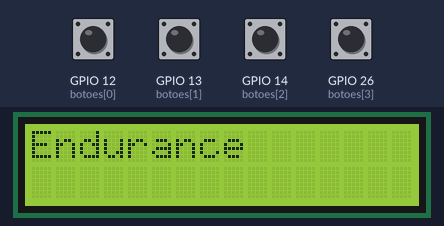
The sketch below on a simulated ESP32. Parts: 16×2 character LCD. Inputs (shaded band) come from the test bench; at power-on: GPIO 12 (botoes[0]), GPIO 13 (botoes[1]), GPIO 14 (botoes[2]), GPIO 26 (botoes[3]) HIGH.

Above: at 1.2 s.
1.3 s: GPIO 13 (botoes[1]) pulled LOW for 1 s
At 3.2 s:
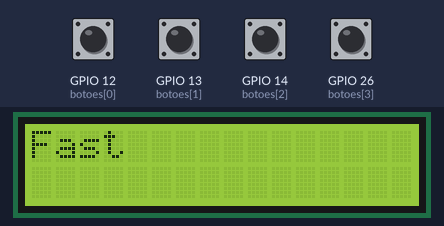
3.8 s: GPIO 12 (botoes[0]) pulled LOW for 0.15 s
At 4.5 s:
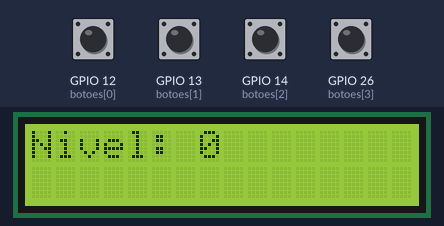
5.4 s: GPIO 12 (botoes[0]) pulled LOW for 1 s
At 5.9 s:
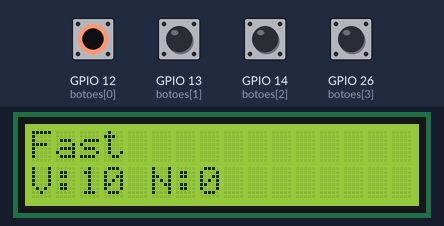
7.9 s: GPIO 13 (botoes[1]) pulled LOW for 0.15 s
At 8.9 s:
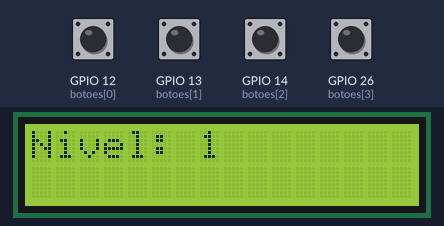
9.5 s: GPIO 26 (botoes[3]) pulled LOW for 0.15 s
At 9.9 s:
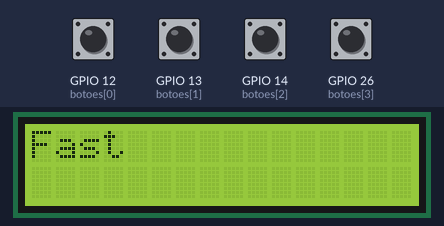
11.1 s: GPIO 14 (botoes[2]) pulled LOW for 0.15 s
At 12.5 s:
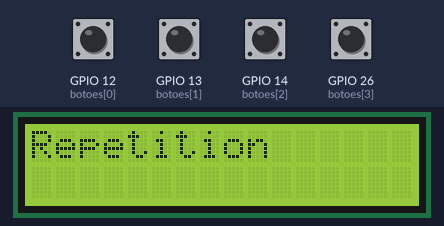
Timing chart, 0 to 13.7 s (numbered marks = the images above; inputs shaded):
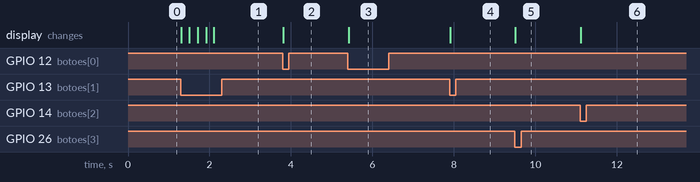

Measured:
- after the input at 1.3 s, the display: first changes at once (image 1 shows a later state)
- after the input at 3.8 s, the display: changes at once (image 2)
- after the input at 5.4 s, the display: changes at once (image 3)
- after the input at 7.9 s, the display: changes at once (image 4)
- after the input at 9.5 s, the display: changes at once (image 5)
- after the input at 11.1 s, the display: changes at once (image 6)

The sketch:

teste_botoes_e_menu.ino
```cpp
//#include <Wire.h>
//#include <LiquidCrystal_I2C.h>
//
//#define COLS 16
//#define LINS 2
//#define ENDE 0x27
//
//LiquidCrystal_I2C lcd(ENDE, COLS, LINS);
//
//const int botoes[] = {12, 13, 14, 26};
//// 14 -> seta esquerda
//// 13 -> seta direita
//// 12 -> play
//// 26 -> circulo
//
//String modos[] = {"Endurance", "Repetition", "Fast"};
//int modoIndex = 0;
//int nivel = 0;
//bool mostrandoNivel = false;
//
//void functionHandle(String modo, String valorStr, String nivelStr) {
//    int valor = valorStr.toInt();
//    int nivel = nivelStr.toInt();
//
//    if (modo == "2") {
//        endurance(valor, nivel);
//    } else if (modo == "3") {
//        repetition(valor, nivel);
//    } else if (modo == "4") {
//        fast(valor, nivel);
//    }
//}
//
//void setup() {
//    lcd.init();
//    lcd.clear();
//    lcd.backlight();
//
//    for (int i = 0; i < 4; i++) {
//        pinMode(botoes[i], INPUT_PULLUP);
//    }
//
//    mostrarModo();
//}
//
//void loop() {
//    if (!mostrandoNivel) {
//        if (digitalRead(14) == LOW) { // Seta esquerda
//            modoIndex = (modoIndex + 2) % 3;
//            mostrarModo();
//        } else if (digitalRead(13) == LOW) { // Seta direita
//            modoIndex = (modoIndex + 1) % 3;
//            mostrarModo();
//        } else if (digitalRead(12) == LOW) { // Play
//            mostrandoNivel = true;
//            mostrarNivel();
//        }
//    } else {
//        if (digitalRead(14) == LOW) { // Seta esquerda (diminuir nível)
//            if (nivel > 0) nivel--;
//            mostrarNivel();
//        } else if (digitalRead(13) == LOW) { // Seta direita (aumentar nível)
//            if (nivel < 5) nivel++;
//            mostrarNivel();
//        } else if (digitalRead(26) == LOW) { // Círculo (voltar ao modo)
//            mostrandoNivel = false;
//            mostrarModo();
//        } else if (digitalRead(12) == LOW) { // Play (confirmar nível e chamar função)
//            functionHandle(String(modoIndex + 2), "10", String(nivel));
//        }
//    }
//}
//
//void mostrarModo() {
//    lcd.clear();
//    lcd.setCursor(0, 0);
//    lcd.print(modos[modoIndex]);
//}
//
//void mostrarNivel() {
//    lcd.clear();
//    lcd.setCursor(0, 0);
//    lcd.print("Nivel: ");
//    lcd.setCursor(7, 0);
//    lcd.print(nivel);
//}
//
//void endurance(int valor, int nivel) {
//    lcd.clear();
//    lcd.setCursor(0, 0);
//    lcd.print("Endurance");
//    lcd.setCursor(0, 1);
//    lcd.print("V:");
//    lcd.print(valor);
//    lcd.print(" N:");
//    lcd.print(nivel);
//}
//
//void repetition(int valor, int nivel) {
//    lcd.clear();
//    lcd.setCursor(0, 0);
//    lcd.print("Repetition");
//    lcd.setCursor(0, 1);
//    lcd.print("V:");
//    lcd.print(valor);
//    lcd.print(" N:");
//    lcd.print(nivel);
//}
//
//void fast(int valor, int nivel) {
//    lcd.clear();
//    lcd.setCursor(0, 0);
//    lcd.print("Fast");
//    lcd.setCursor(0, 1);
//    lcd.print("V:");
//    lcd.print(valor);
//    lcd.print(" N:");
//    lcd.print(nivel);
//}

#include <Wire.h>
#include <LiquidCrystal_I2C.h>

#define COLS 16
#define LINS 2
#define ENDE 0x27

LiquidCrystal_I2C lcd(ENDE, COLS, LINS);

const int botoes[] = {12, 13, 14, 26};  // Definição dos botões
const int debounceTime = 200; // Tempo de debounce em ms
unsigned long lastPressTime[4] = {0, 0, 0, 0}; // Armazena o tempo da última ativação dos botões

String modos[] = {"Endurance", "Repetition", "Fast"};
int modoIndex = 0;
int nivel = 0;
bool mostrandoNivel = false;

void functionHandle(String modo, String valorStr, String nivelStr) {
    int valor = valorStr.toInt();
    int nivel = nivelStr.toInt();

    if (modo == "2") {
        endurance(valor, nivel);
    } else if (modo == "3") {
        repetition(valor, nivel);
    } else if (modo == "4") {
        fast(valor, nivel);
    }
}

void setup() {
    lcd.init();
    lcd.clear();
    lcd.backlight();

    for (int i = 0; i < 4; i++) {
        pinMode(botoes[i], INPUT_PULLUP);
    }

    mostrarModo();
}

void loop() {
    unsigned long currentTime = millis(); // Captura o tempo atual

    for (int i = 0; i < 4; i++) {
        if (digitalRead(botoes[i]) == LOW) { // Botão pressionado
            if (currentTime - lastPressTime[i] > debounceTime) { // Verifica debounce
                lastPressTime[i] = currentTime; // Atualiza o tempo da última ativação

                if (!mostrandoNivel) {
                    if (botoes[i] == 14) { // Seta esquerda
                        modoIndex = (modoIndex + 2) % 3;
                        mostrarModo();
                    } else if (botoes[i] == 13) { // Seta direita
                        modoIndex = (modoIndex + 1) % 3;
                        mostrarModo();
                    } else if (botoes[i] == 12) { // Play
                        mostrandoNivel = true;
                        mostrarNivel();
                    }
                } else {
                    if (botoes[i] == 14) { // Seta esquerda (diminuir nível)
                        if (nivel > 0) nivel--;
                        mostrarNivel();
                    } else if (botoes[i] == 13) { // Seta direita (aumentar nível)
                        if (nivel < 5) nivel++;
                        mostrarNivel();
                    } else if (botoes[i] == 26) { // Círculo (voltar ao modo)
                        mostrandoNivel = false;
                        mostrarModo();
                    } else if (botoes[i] == 12) { // Play (confirmar nível e chamar função)
                        functionHandle(String(modoIndex + 2), "10", String(nivel));
                    }
                }
            }
        }
    }
}

void mostrarModo() {
    lcd.clear();
    lcd.setCursor(0, 0);
    lcd.print(modos[modoIndex]);
}

void mostrarNivel() {
    lcd.clear();
    lcd.setCursor(0, 0);
    lcd.print("Nivel: ");
    lcd.setCursor(7, 0);
    lcd.print(nivel);
}

void endurance(int valor, int nivel) {
    lcd.clear();
    lcd.setCursor(0, 0);
    lcd.print("Endurance");
    lcd.setCursor(0, 1);
    lcd.print("V:");
    lcd.print(valor);
    lcd.print(" N:");
    lcd.print(nivel);
}

void repetition(int valor, int nivel) {
    lcd.clear();
    lcd.setCursor(0, 0);
    lcd.print("Repetition");
    lcd.setCursor(0, 1);
    lcd.print("V:");
    lcd.print(valor);
    lcd.print(" N:");
    lcd.print(nivel);
}

void fast(int valor, int nivel) {
    lcd.clear();
    lcd.setCursor(0, 0);
    lcd.print("Fast");
    lcd.setCursor(0, 1);
    lcd.print("V:");
    lcd.print(valor);
    lcd.print(" N:");
    lcd.print(nivel);
}
```
